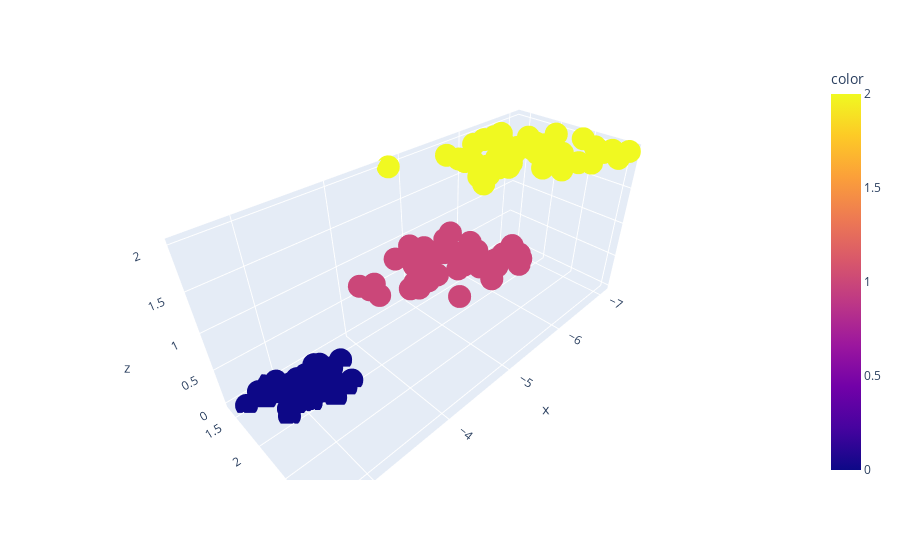
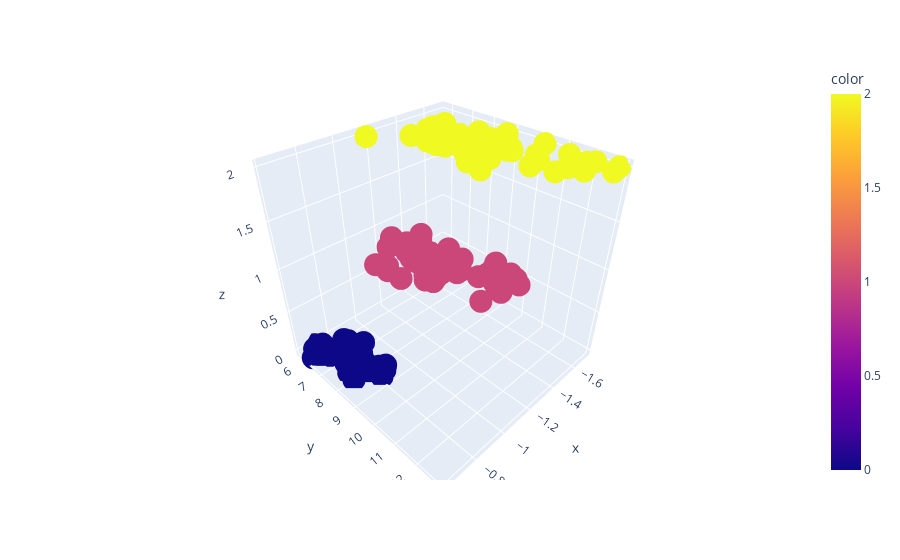

Notebook code cell kept with these figures, in order:
### Code cell
#Plot 
#Plot without whitening
print("Without whitening:")
X_new=pca(X,2,False)
fig = scatter_3d(x=X_new.T[0], y=X_new.T[1], z=Y, color=Y)
fig.show()

#Plot with Whitening:
print("With whitening:")
X_new=pca(X,2,True)
fig = scatter_3d(x=X_new[0], y=X_new[1], z=Y, color=Y)
fig.show()

### Figure 1 — Plotly figure (JSON) as saved in the notebook; plotly's stock layout.template omitted (floating-point values rounded to 4 significant figures; data arrays with more than 128 entries replaced by an {"elided": "..."} marker saying what was removed)
{"data": [{"hovertemplate": "x=%{x}<br>y=%{y}<br>z=%{z}<br>color=%{marker.color}<extra></extra>", "legendgroup": "", "marker": {"color": {"elided": "150 int values"}, "coloraxis": "coloraxis", "symbol": "circle"}, "mode": "markers", "name": "", "scene": "scene", "showlegend": false, "type": "scatter3d", "x": {"elided": "150 float values"}, "y": {"elided": "150 float values"}, "z": {"elided": "150 int values"}}], "layout": {"coloraxis": {"colorbar": {"title": {"text": "color"}}, "colorscale": [[0, "#0d0887"], [0.1111, "#46039f"], [0.2222, "#7201a8"], [0.3333, "#9c179e"], [0.4444, "#bd3786"], [0.5556, "#d8576b"], [0.6667, "#ed7953"], [0.7778, "#fb9f3a"], [0.8889, "#fdca26"], [1, "#f0f921"]]}, "legend": {"tracegroupgap": 0}, "margin": {"t": 60}, "scene": {"domain": {"x": [0, 1], "y": [0, 1]}, "xaxis": {"title": {"text": "x"}}, "yaxis": {"title": {"text": "y"}}, "zaxis": {"title": {"text": "z"}}}}}

### Figure 2 — Plotly figure (JSON) as saved in the notebook; plotly's stock layout.template omitted (floating-point values rounded to 4 significant figures; data arrays with more than 128 entries replaced by an {"elided": "..."} marker saying what was removed)
{"data": [{"hovertemplate": "x=%{x}<br>y=%{y}<br>z=%{z}<br>color=%{marker.color}<extra></extra>", "legendgroup": "", "marker": {"color": {"elided": "150 int values"}, "coloraxis": "coloraxis", "symbol": "circle"}, "mode": "markers", "name": "", "scene": "scene", "showlegend": false, "type": "scatter3d", "x": {"elided": "150 float values"}, "y": {"elided": "150 float values"}, "z": {"elided": "150 int values"}}], "layout": {"coloraxis": {"colorbar": {"title": {"text": "color"}}, "colorscale": [[0, "#0d0887"], [0.1111, "#46039f"], [0.2222, "#7201a8"], [0.3333, "#9c179e"], [0.4444, "#bd3786"], [0.5556, "#d8576b"], [0.6667, "#ed7953"], [0.7778, "#fb9f3a"], [0.8889, "#fdca26"], [1, "#f0f921"]]}, "legend": {"tracegroupgap": 0}, "margin": {"t": 60}, "scene": {"domain": {"x": [0, 1], "y": [0, 1]}, "xaxis": {"title": {"text": "x"}}, "yaxis": {"title": {"text": "y"}}, "zaxis": {"title": {"text": "z"}}}}}
